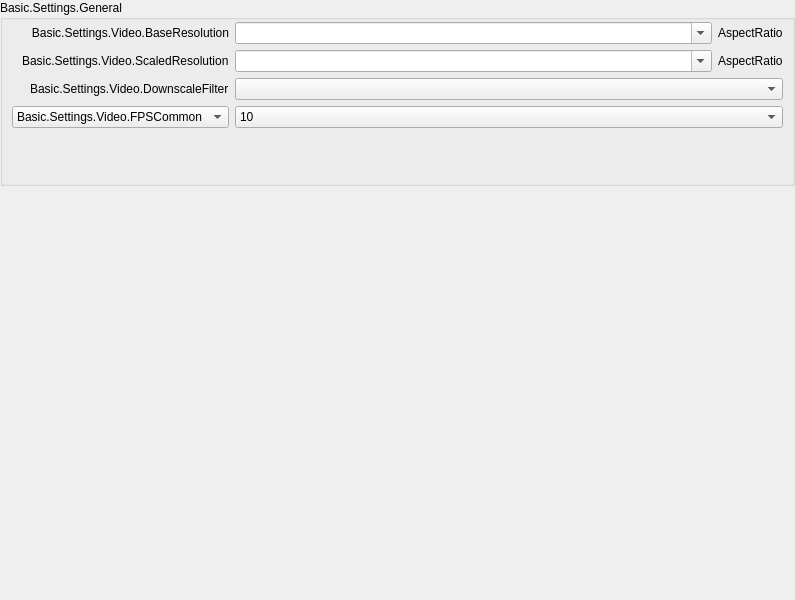
<?xml version="1.0" encoding="UTF-8"?>
<ui version="4.0">
 <class>VideoPage</class>
 <widget class="QWidget" name="VideoPage">
  <property name="geometry">
   <rect>
    <x>0</x>
    <y>0</y>
    <width>795</width>
    <height>600</height>
   </rect>
  </property>
  <property name="windowTitle">
   <string>Form</string>
  </property>
  <layout class="QVBoxLayout" name="verticalLayout">
   <property name="leftMargin">
    <number>0</number>
   </property>
   <property name="topMargin">
    <number>0</number>
   </property>
   <property name="rightMargin">
    <number>0</number>
   </property>
   <property name="bottomMargin">
    <number>0</number>
   </property>
   <item>
    <widget class="QGroupBox" name="videoGeneral">
     <property name="sizePolicy">
      <sizepolicy hsizetype="Preferred" vsizetype="Maximum">
       <horstretch>0</horstretch>
       <verstretch>0</verstretch>
      </sizepolicy>
     </property>
     <property name="title">
      <string>Basic.Settings.General</string>
     </property>
     <layout class="QFormLayout" name="formLayout_15">
      <property name="fieldGrowthPolicy">
       <enum>QFormLayout::FieldGrowthPolicy::AllNonFixedFieldsGrow</enum>
      </property>
      <property name="labelAlignment">
       <set>Qt::AlignmentFlag::AlignRight|Qt::AlignmentFlag::AlignTrailing|Qt::AlignmentFlag::AlignVCenter</set>
      </property>
      <property name="topMargin">
       <number>2</number>
      </property>
      <item row="0" column="0">
       <widget class="QLabel" name="label_8">
        <property name="minimumSize">
         <size>
          <width>170</width>
          <height>0</height>
         </size>
        </property>
        <property name="text">
         <string>Basic.Settings.Video.BaseResolution</string>
        </property>
        <property name="alignment">
         <set>Qt::AlignmentFlag::AlignRight|Qt::AlignmentFlag::AlignTrailing|Qt::AlignmentFlag::AlignVCenter</set>
        </property>
        <property name="buddy">
         <cstring>baseResolution</cstring>
        </property>
       </widget>
      </item>
      <item row="0" column="1">
       <layout class="QHBoxLayout" name="horizontalLayout_29">
        <property name="spacing">
         <number>6</number>
        </property>
        <item>
         <widget class="QComboBox" name="baseResolution">
          <property name="sizePolicy">
           <sizepolicy hsizetype="Expanding" vsizetype="Fixed">
            <horstretch>0</horstretch>
            <verstretch>0</verstretch>
           </sizepolicy>
          </property>
          <property name="editable">
           <bool>true</bool>
          </property>
          <property name="currentText">
           <string notr="true"/>
          </property>
          <property name="duplicatesEnabled">
           <bool>false</bool>
          </property>
          <property name="frame">
           <bool>true</bool>
          </property>
         </widget>
        </item>
        <item>
         <widget class="QLabel" name="baseAspect">
          <property name="text">
           <string>AspectRatio</string>
          </property>
         </widget>
        </item>
       </layout>
      </item>
      <item row="1" column="0">
       <widget class="QLabel" name="outputResLabel">
        <property name="text">
         <string>Basic.Settings.Video.ScaledResolution</string>
        </property>
        <property name="buddy">
         <cstring>outputResolution</cstring>
        </property>
       </widget>
      </item>
      <item row="1" column="1">
       <layout class="QHBoxLayout" name="outputResLayout">
        <property name="spacing">
         <number>6</number>
        </property>
        <item>
         <widget class="QComboBox" name="outputResolution">
          <property name="sizePolicy">
           <sizepolicy hsizetype="Expanding" vsizetype="Fixed">
            <horstretch>0</horstretch>
            <verstretch>0</verstretch>
           </sizepolicy>
          </property>
          <property name="editable">
           <bool>true</bool>
          </property>
          <property name="currentText">
           <string notr="true"/>
          </property>
         </widget>
        </item>
        <item>
         <widget class="QLabel" name="scaledAspect">
          <property name="text">
           <string>AspectRatio</string>
          </property>
         </widget>
        </item>
       </layout>
      </item>
      <item row="2" column="0">
       <widget class="QLabel" name="label_11">
        <property name="text">
         <string>Basic.Settings.Video.DownscaleFilter</string>
        </property>
        <property name="buddy">
         <cstring>downscaleFilter</cstring>
        </property>
       </widget>
      </item>
      <item row="2" column="1">
       <widget class="QComboBox" name="downscaleFilter"/>
      </item>
      <item row="3" column="0">
       <widget class="QComboBox" name="fpsType">
        <property name="currentText">
         <string>Basic.Settings.Video.FPSCommon</string>
        </property>
        <item>
         <property name="text">
          <string>Basic.Settings.Video.FPSCommon</string>
         </property>
        </item>
        <item>
         <property name="text">
          <string>Basic.Settings.Video.FPSInteger</string>
         </property>
        </item>
        <item>
         <property name="text">
          <string>Basic.Settings.Video.FPSFraction</string>
         </property>
        </item>
       </widget>
      </item>
      <item row="3" column="1">
       <widget class="QStackedWidget" name="fpsTypes">
        <property name="lineWidth">
         <number>0</number>
        </property>
        <property name="currentIndex">
         <number>0</number>
        </property>
        <widget class="QWidget" name="page">
         <layout class="QHBoxLayout" name="horizontalLayout_2">
          <property name="leftMargin">
           <number>0</number>
          </property>
          <property name="topMargin">
           <number>0</number>
          </property>
          <property name="rightMargin">
           <number>0</number>
          </property>
          <property name="bottomMargin">
           <number>0</number>
          </property>
          <item alignment="Qt::AlignmentFlag::AlignTop">
           <widget class="QComboBox" name="fpsCommon">
            <property name="currentText">
             <string notr="true">10</string>
            </property>
            <property name="currentIndex">
             <number>0</number>
            </property>
            <item>
             <property name="text">
              <string notr="true">10</string>
             </property>
            </item>
            <item>
             <property name="text">
              <string notr="true">20</string>
             </property>
            </item>
            <item>
             <property name="text">
              <string>24 NTSC</string>
             </property>
            </item>
            <item>
             <property name="text">
              <string>25 PAL</string>
             </property>
            </item>
            <item>
             <property name="text">
              <string notr="true">29.97</string>
             </property>
            </item>
            <item>
             <property name="text">
              <string notr="true">30</string>
             </property>
            </item>
            <item>
             <property name="text">
              <string notr="true">48</string>
             </property>
            </item>
            <item>
             <property name="text">
              <string>50 PAL</string>
             </property>
            </item>
            <item>
             <property name="text">
              <string notr="true">59.94</string>
             </property>
            </item>
            <item>
             <property name="text">
              <string notr="true">60</string>
             </property>
            </item>
           </widget>
          </item>
         </layout>
        </widget>
        <widget class="QWidget" name="page_3">
         <layout class="QHBoxLayout" name="horizontalLayout_3">
          <property name="leftMargin">
           <number>0</number>
          </property>
          <property name="topMargin">
           <number>0</number>
          </property>
          <property name="rightMargin">
           <number>0</number>
          </property>
          <property name="bottomMargin">
           <number>0</number>
          </property>
          <item alignment="Qt::AlignmentFlag::AlignTop">
           <widget class="QSpinBox" name="fpsInteger">
            <property name="minimum">
             <number>1</number>
            </property>
            <property name="maximum">
             <number>120</number>
            </property>
            <property name="value">
             <number>30</number>
            </property>
           </widget>
          </item>
         </layout>
        </widget>
        <widget class="QWidget" name="page_2">
         <layout class="QFormLayout" name="formLayout_4">
          <property name="fieldGrowthPolicy">
           <enum>QFormLayout::FieldGrowthPolicy::ExpandingFieldsGrow</enum>
          </property>
          <property name="labelAlignment">
           <set>Qt::AlignmentFlag::AlignRight|Qt::AlignmentFlag::AlignTrailing|Qt::AlignmentFlag::AlignVCenter</set>
          </property>
          <property name="leftMargin">
           <number>0</number>
          </property>
          <property name="topMargin">
           <number>0</number>
          </property>
          <property name="rightMargin">
           <number>0</number>
          </property>
          <property name="bottomMargin">
           <number>0</number>
          </property>
          <item row="0" column="0">
           <widget class="QLabel" name="label_12">
            <property name="text">
             <string>Basic.Settings.Video.Numerator</string>
            </property>
           </widget>
          </item>
          <item row="0" column="1">
           <widget class="QSpinBox" name="fpsNumerator">
            <property name="minimum">
             <number>1</number>
            </property>
            <property name="maximum">
             <number>1000000</number>
            </property>
            <property name="value">
             <number>30</number>
            </property>
           </widget>
          </item>
          <item row="1" column="0">
           <widget class="QLabel" name="label_13">
            <property name="text">
             <string>Basic.Settings.Video.Denominator</string>
            </property>
           </widget>
          </item>
          <item row="1" column="1">
           <widget class="QSpinBox" name="fpsDenominator">
            <property name="minimum">
             <number>1</number>
            </property>
            <property name="maximum">
             <number>1000000</number>
            </property>
           </widget>
          </item>
         </layout>
        </widget>
       </widget>
      </item>
      <item row="4" column="0">
       <spacer name="horizontalSpacer_24">
        <property name="orientation">
         <enum>Qt::Orientation::Horizontal</enum>
        </property>
        <property name="sizeHint" stdset="0">
         <size>
          <width>170</width>
          <height>10</height>
         </size>
        </property>
       </spacer>
      </item>
     </layout>
    </widget>
   </item>
   <item>
    <spacer name="verticalSpacer_9">
     <property name="orientation">
      <enum>Qt::Orientation::Vertical</enum>
     </property>
     <property name="sizeType">
      <enum>QSizePolicy::Policy::Expanding</enum>
     </property>
     <property name="sizeHint" stdset="0">
      <size>
       <width>20</width>
       <height>386</height>
      </size>
     </property>
    </spacer>
   </item>
   <item>
    <widget class="QLabel" name="videoMsg">
     <property name="sizePolicy">
      <sizepolicy hsizetype="Preferred" vsizetype="Preferred">
       <horstretch>0</horstretch>
       <verstretch>0</verstretch>
      </sizepolicy>
     </property>
     <property name="text">
      <string notr="true"/>
     </property>
     <property name="wordWrap">
      <bool>true</bool>
     </property>
     <property name="class" stdset="0">
      <string>text-danger</string>
     </property>
    </widget>
   </item>
  </layout>
 </widget>
 <resources/>
 <connections/>
</ui>
